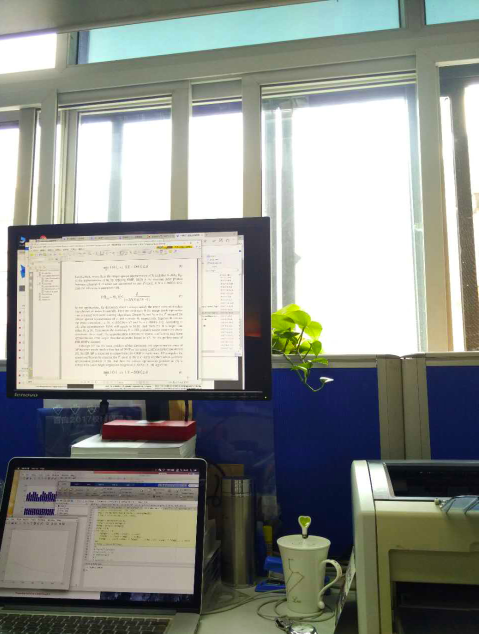
%> input picture alphaimg/light11.jpeg, 957 x 1267 px (shown at 1/2 size)
$ octave test_laptpl.m   (GNU Octave 9; MATLAB toolbox functions it lacks are replaced by stand-ins)
%> lines starting %> are read from the running program, lines starting %| are printed output that depends on the picture; in (x1, y1, x2, y2) boxes, pixels count from 0 and x2, y2 are one past the last pixel; in counts of white or black regions, pixels touching at a corner belong together; the program's own positions count from 1
### laptpl.m
function [ imtpl, imbtpl ] = laptpl( imgA, imgB, theta )
%LAPTPL Summary of this function goes here
%   Detailed explanation goes here
imtmpA = zeros(size(imgA));
imtmpB = zeros(size(imgB));
imtmpA = imgA;
imtmpB = imgB;
imtpl = uint8(abs(imtmpA - imtmpB));
imbtpl = uint8(abs(imtmpA - imtmpB));
for c = 1 : 3
    tmptpl = imtpl(:, :, c);
    tmpbtpl = imbtpl(:, :, c);
    [bm, bn] = find(tmptpl >= theta);
    [sm, sn] = find(tmptpl < theta);
    %
    num = length(bm);
    for i = 1 : num
        tmptpl(bm(i), bn(i)) = 255;
        tmpbtpl(bm(i), bn(i)) = 1;
    end
    %
    num = length(sm);
    for i = 1 : num
        tmptpl(sm(i), sn(i)) = 0;
        tmpbtpl(sm(i), sn(i)) = 0;
    end
    imtpl(:, :, c) = tmptpl;
    imbtpl(:, :, c) = tmpbtpl;
end

end

### test_laptpl.m
%% Record
%
% Create 2017-10-16
%%
clc;
clear;
FigureIdx = 2017101604;
%%
ImgWidth = 640;
ImgHeight = 480;
currentPath = pwd;
testImgName1 = 'alphaimg/light11.jpeg';
testImgName2 = 'alphaimg/dark11.jpeg';
% testImgName1 = 'lapimg/apple.jpg';
% testImgName2 = 'lapimg/orange.jpg';
img1 = imread(fullfile(currentPath, testImgName1));
%> img1 is the input picture: size 1267x957x3 uint8; mean R, G, B 142.5, 145.8, 139.4
img1 = imresize(img1, [ImgWidth, ImgHeight]);
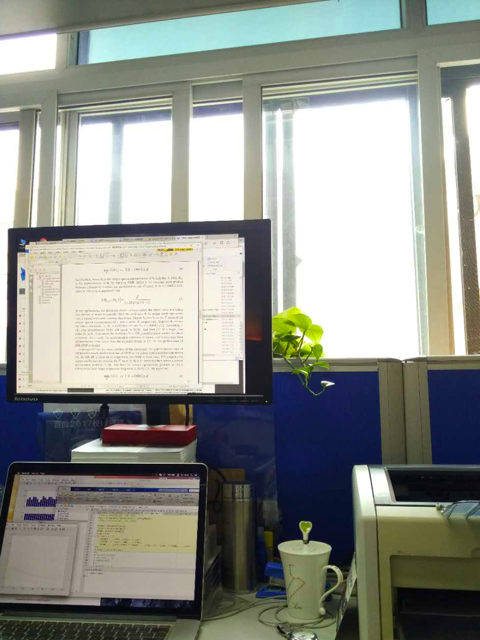
%> img1: size 640x480x3 uint8; mean R, G, B 142.5, 145.8, 139.4
img2 = imread(fullfile(currentPath, testImgName2));
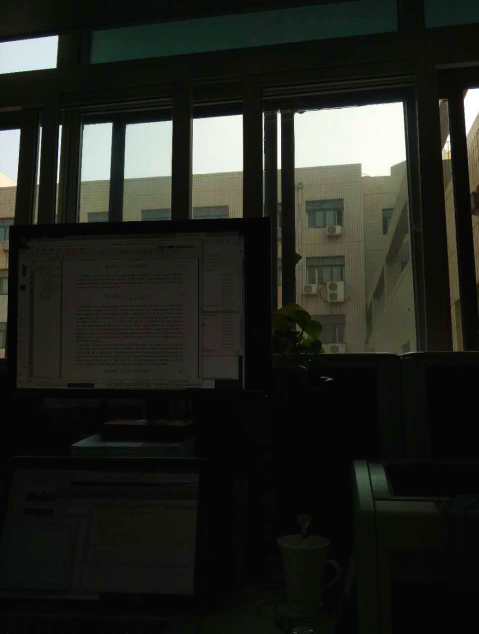
%> input picture alphaimg/dark11.jpeg, 957 x 1267 px (shown at 1/2 size)
%> img2 is the input picture: size 1267x957x3 uint8; mean R, G, B 35.1, 37.1, 31.7
img2 = imresize(img2, [ImgWidth, ImgHeight]);
%> img2: size 640x480x3 uint8
%
theta = 200;
imtpl = laptpl(img1, img2, theta);
%> in laptpl, `imtpl = uint8(abs(imtmpA - imtmpB));`:
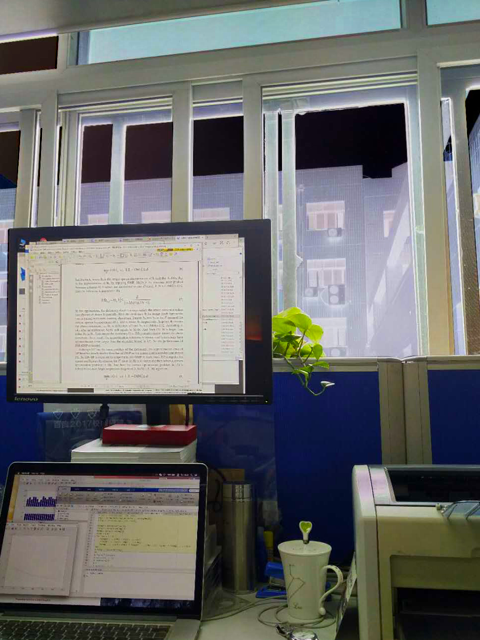
%> imtpl: size 640x480x3 uint8; mean R, G, B 107.4, 108.7, 107.7
%> the loop in laptpl, `for c = 1 : 3` made 3 passes
%> pass 1, in laptpl, `tmptpl = imtpl(:, :, c);`:
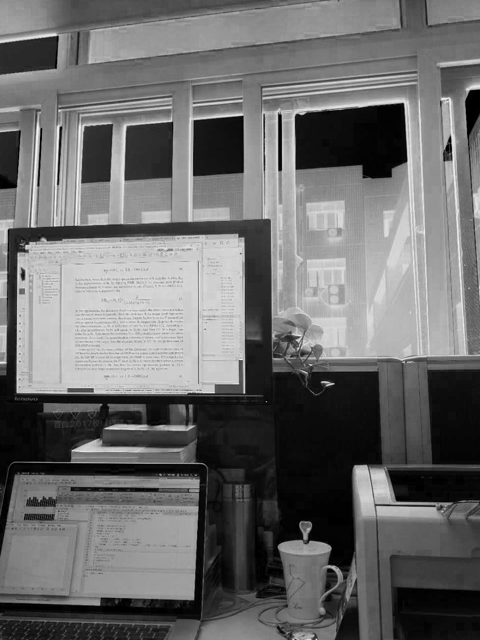
%> tmptpl: size 640x480 uint8; min 0, max 250, mean 107.4
%> pass 3, in laptpl, `tmptpl = imtpl(:, :, c);`:
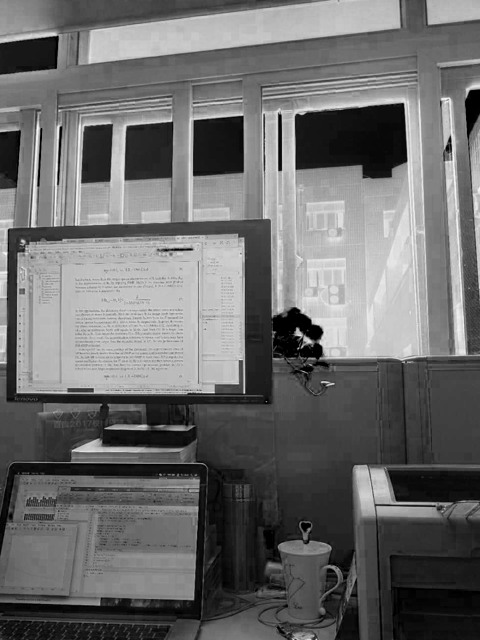
%> tmptpl: size 640x480 uint8; min 0, max 253, mean 107.7
%> after the loop in laptpl, `for c = 1 : 3`:
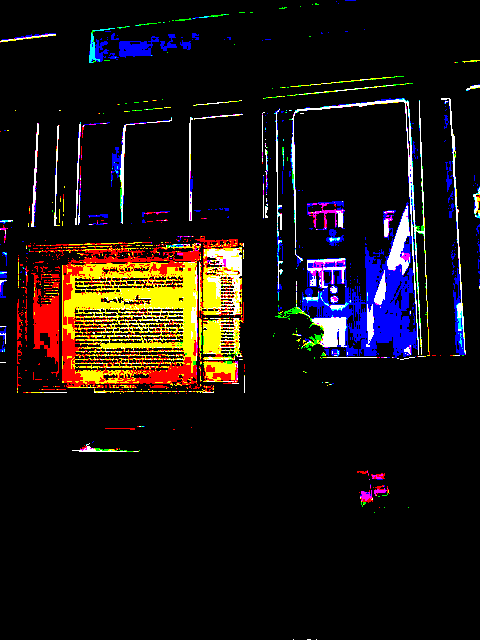
%> imbtpl: size 640x480x3 uint8; mean R, G, B 0.0977, 0.0716, 0.0654; drawn with 1 as white
%> after the loop in laptpl, `for c = 1 : 3`:
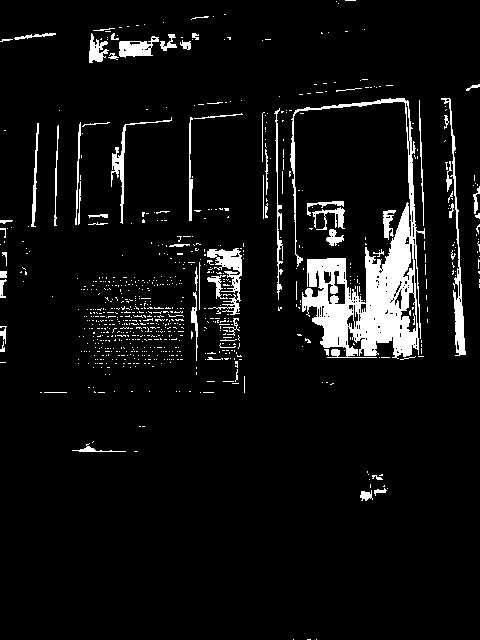
%> tmpbtpl: size 640x480 uint8; values 0 (black) and 1 (white), 6.5% white; 801 white regions (737 under 20 px), largest, box (x1, y1, x2, y2) and area: (290, 98, 425, 359) 9886, (441, 98, 466, 356) 1011, (207, 248, 242, 315) 864
imshow(imtpl);
